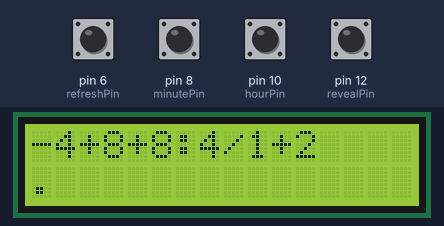
Simulated run of this sketch. Board: Arduino Uno, built with avr-gcc and run on an emulated ATmega328P. Parts: 16×2 character LCD. The test bench sets the inputs (shaded band); at power-on: pin 6 (refreshPin), pin 8 (minutePin), pin 10 (hourPin), pin 12 (revealPin) HIGH. Random numbers use the default seed unless the sketch sets one.

Above: at 0.3 s.
1.3 s: pin 6 (refreshPin) pulled LOW for 0.15 s
At 2.5 s:
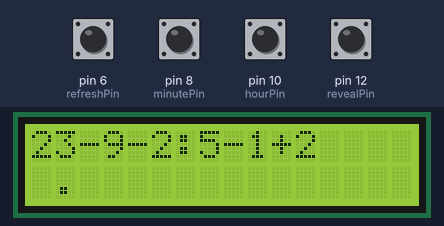
3.7 s: pin 12 (revealPin) pulled LOW for 1 s
At 4.6 s:
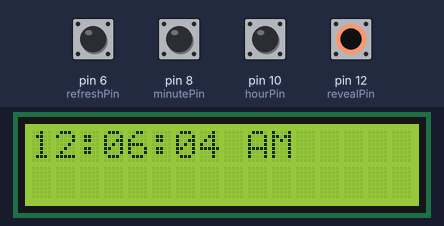
6.3 s: pin 8 (minutePin) pulled LOW for 0.15 s
At 7.2 s:
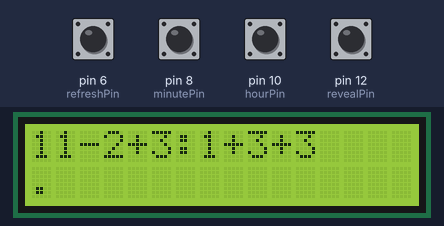
9.4 s: pin 10 (hourPin) pulled LOW for 0.15 s
At 10.9 s:
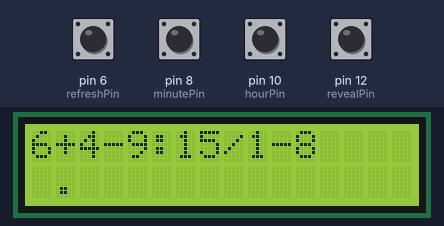
12.5 s: pin 12 (revealPin) pulled LOW for 0.15 s
At 12.71 s:
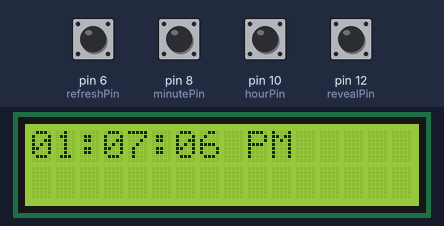
14.3 s: pin 6 (refreshPin) pulled LOW for 1 s
At 16.8 s:
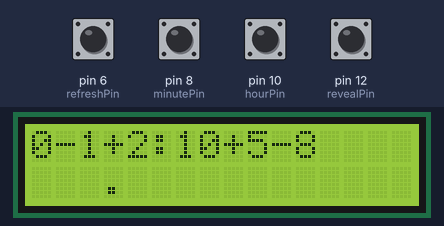
Timing chart, 0 to 18.3 s (numbered marks = the images above; inputs shaded):
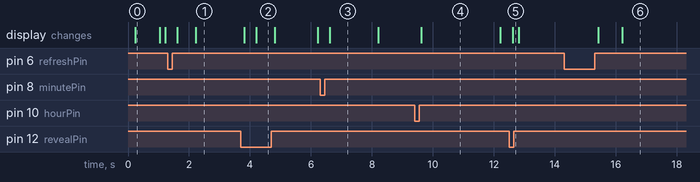

Measured:
- after the input at 6.3 s, the display: changes after 0.32 s (image 3)
- after the input at 12.5 s, the display: changes after 0.11 s (image 5)
- what the display in image 0 shows lasts 0.8 s, from 0.2 s to 1.0 s
- what the display in image 3 shows lasts 1.6 s, from 6.6 s to 8.2 s
- what the display in image 4 shows lasts 2.6 s, from 9.6 s to 12.2 s

The sketch:

MathClock.ino
```cpp
#include <Wire.h>
#include <LiquidCrystal_I2C.h>

LiquidCrystal_I2C lcd(0x27, 16, 2);

// setup digital pin numbers and last state
const int revealPin = 12;
int lastRevealPin = 0;

const int refreshPin = 6;
int lastRefreshPin = 0;

const int hourPin = 10;
int lastHourPin = 0;

const int minutePin = 8;
int lastMinutePin = 0;

// initial Time display is 12:59:45 PM
int initialFunctionSpawn = 0;
int hour=11;
int minute=5;
int second=0;
int amPmFlag=0; //PM

String functionLeft = "()";
String functionRight = "()";
// For accurate Time reading, use Arduino Real Time Clock and not just delay()
static uint32_t last_time, now = 0; // RTC

void setup()
{
  pinMode(revealPin, INPUT_PULLUP);
  pinMode(refreshPin, INPUT_PULLUP);
  pinMode(hourPin, INPUT_PULLUP);
  pinMode(minutePin, INPUT_PULLUP);

  lcd.begin();
  lcd.backlight();
}

void show_math() {
  lcd.setCursor(0,0);
  lcd.print(functionLeft);
  lcd.print(":");
  lcd.print(functionRight);
  lcd.setCursor(0,1);
  int chunks = round((float) 16 * ((float) second / (float) 60));
  if (second >= 58) {
    show_time(false);
  } else {
    int cols = 0;
    while ( cols < 16 ) {
      if (chunks == cols) {
        lcd.print(".");
      } else {
        lcd.print(" ");
      }
      cols += 1;
    }
  }

}

void show_time(bool show_seconds) {
  if(hour<10)lcd.print("0");// always 2 digits
  lcd.print(hour);
  lcd.print(":");
  if(minute<10)lcd.print("0");
  lcd.print(minute);
  if (show_seconds) {
    lcd.print(":");
    if(second<10)lcd.print("0");
    lcd.print(second);
  }

  if(amPmFlag==0) lcd.print(" AM");
  if(amPmFlag==1) lcd.print(" PM");

  lcd.print(" ");
  lcd.print(" ");
  lcd.print(" ");
  lcd.print(" ");
  lcd.print(" ");
  lcd.print(" ");
  lcd.print(" ");
  lcd.print(" ");
}

String makeFunction(int number) {
  int method = random(2); // 0 = add, 1 = subtract, 2 = multiply
  int r = random(9) + 1;
  String methodString = "";
  int leftNumber = 0;
  switch (method) {
    case 0:
      leftNumber = number + r;
//      return String((number + r)) + "-"+ String(r);
      break;
    case 1:
      leftNumber = number - r;
//      return String((number - r)) + "+"+ String(r);
      break;
    case 2:
      leftNumber = number * r;
//      return String((number * r)) + "/"+ String(r);
      break;
  }

  int r2 = random(9) + 1;
  int method2 = random(3); // 0 = add, 1 = subtract, 2 = multiply
  String leftSide = "";
  switch (method2) {
    case 0:
      leftSide = String((leftNumber + r2)) + "-"+ String(r2);
      break;
    case 1:
      leftSide = String((leftNumber - r2)) + "+"+ String(r2);
      break;
    case 2:
      leftSide = String((leftNumber * r2)) + "/"+ String(r2);
      break;
  }

  switch (method) {
    case 0:
      return leftSide + "-"+ String(r);
      break;
    case 1:
      return leftSide + "+"+ String(r);
      break;
    case 2:
      return leftSide + "/"+ String(r);
      break;
  }

  return methodString;
}

void spawnFunctions() {
  lcd.clear();
  functionLeft = makeFunction(hour);
  functionRight = makeFunction(minute);
}

void loop()
{
// make 5 time 200ms loop, for faster Button response
  for ( int i=0 ;i<5 ;i++) {
    while ((now-last_time)<200) {
      now=millis();
    }
    last_time=now;

    // everything below occurs 5 times a second

    /* handle the refreshour button */
    int hourPinValue = digitalRead(hourPin);
    if(hourPinValue != lastHourPin) {
      if (hourPinValue != LOW) {
        hour++;
        spawnFunctions();
      }
      lastHourPin = hourPinValue;
    }

    /* handle the hour button */
    int refreshPinValue = digitalRead(refreshPin);
    if(refreshPinValue != lastRefreshPin) {
      if (refreshPinValue != LOW) {
        spawnFunctions();
      }
      lastRefreshPin = refreshPinValue;
    }

    /* handle the minute button */
    int minutePinValue = digitalRead(minutePin);
    if(minutePinValue != lastMinutePin) {
      if (minutePinValue != LOW) {
        minute++;
        second = 0;
        spawnFunctions();
      }
      lastMinutePin = minutePinValue;
    }

    /* ---- manage seconds, minutes, hours am/pm overflow ----*/
    int respawnFunctions = 0;
     if(second>=60) {
      second=0;
      minute=minute+1;
      respawnFunctions=1;
     }
     if(minute>=60) {
      minute=0;
      hour=hour+1;
      respawnFunctions=1;
     }
     if(hour>=13) {
      hour=1;
      amPmFlag=amPmFlag+1;
      if(amPmFlag==2)amPmFlag=0;
      respawnFunctions=1;
     }

     if(respawnFunctions == 1) {
      spawnFunctions();
     }

    int revealPinValue = digitalRead(revealPin);
    // if the reveal pin state has changed
    if (revealPinValue != lastRevealPin) {
      lcd.clear();
      lastRevealPin = revealPinValue;
    }

    if (revealPinValue == LOW) {
     lcd.setCursor(0,0);
     show_time(true);
    } else {
     show_math();
    }
    /* end of 5x a second loop */
  }

  second=second+1;

  if (initialFunctionSpawn == 0) {
    spawnFunctions();
    initialFunctionSpawn = 1;
  }
}
```
